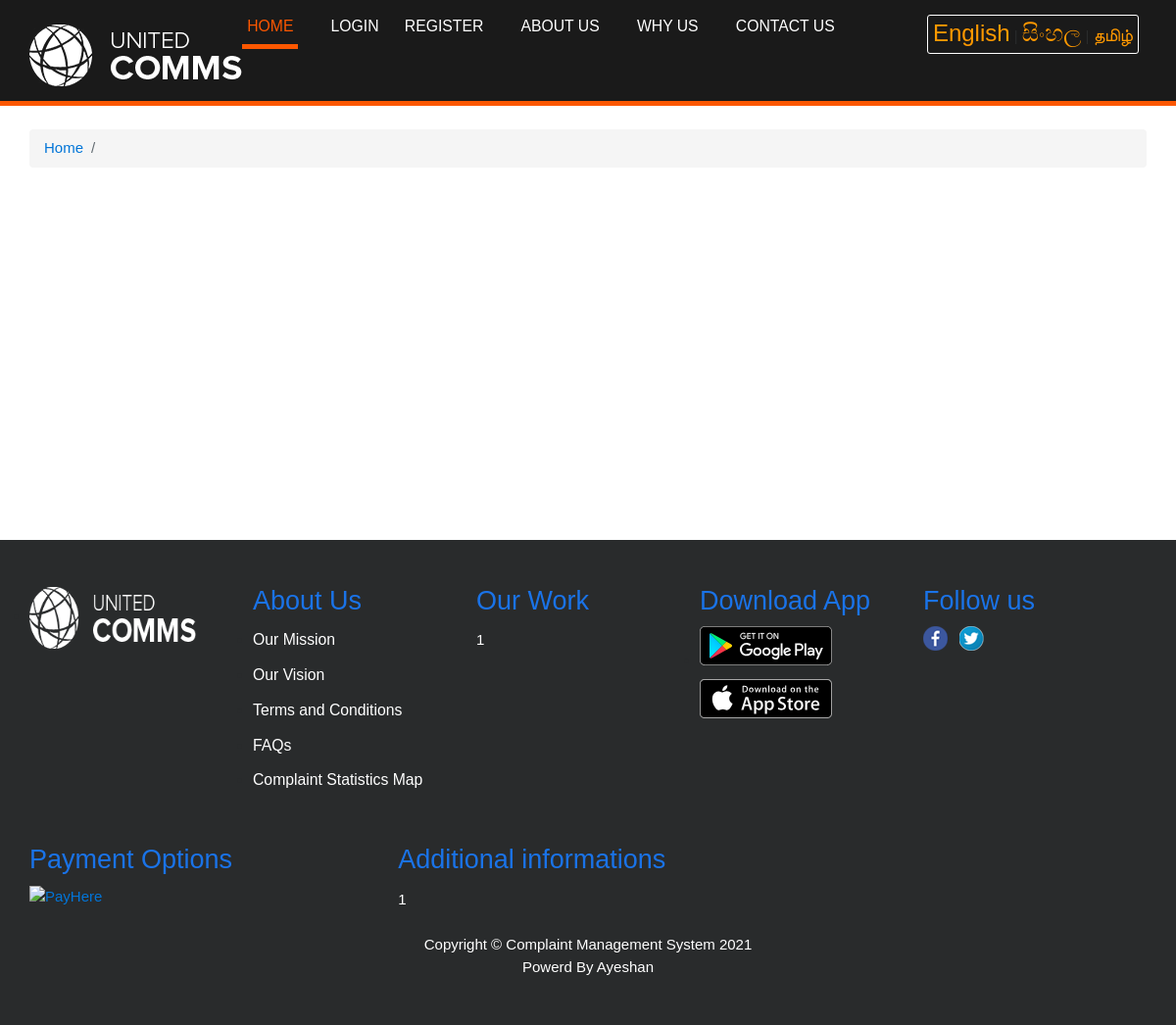
The app's page /page.php with its own data.
### tables this page shows
CREATE TABLE `genaralsetting` (
  `id` int(11) NOT NULL,
  `setting_name` varchar(250) NOT NULL,
  `setting_description` varchar(999) NOT NULL
);

CREATE TABLE `footerlink` (
  `id` int(11) NOT NULL,
  `name` varchar(255) NOT NULL,
  `link` varchar(255) NOT NULL
);

### lang.en.php (called while the page is built, shortened)
<?php
$language["welcome"] = "Welcome to CMS | Complaint Management System";
$language["tips_one_headr"] = "What for us ?";
$language["tips_one_details"] = "This is a place which you can complain about your issues without any corruption ,<b> which is the our particular service</b>";
$language["tips_two_headr"] = "What we do ?";
$language["tips_two_details"] = "you can complain about everything without any hesitation because <b>our services are 100 % legal and uncorrupted</b>.We can guarantee about that.";
$language["tips_third_headr"] = "What we actually expected";
$language["tips_third_details"] = "The reason behind this system was to reduce the problems in Sri Lanka without any corrections.for that <b>we created a system for you.</b>";
$language["closed_cmp"] = "Closed Complaints";
$language["inpro_cmp"] = "In Process Complaints";
$language["not_pro_cmp"] = "Not Process Complaints";
$language["cmp"] = "Complaint";
$language["cmp_type"] = "Complaint type";
$language["cmp_type_details"] = "For easy to put your complaint we created Specialize some Subjects";
$language["cmp_type_long"] = "Commonly in Sri Lanka facing those some kind of issues farley .More than that we subject wise divided by some specialized matters.We did some reachers for while to found this perticular subject which are seems like major and common issues in Sri Lanka.";
$language["trackcmpheader"] = "Track Complaint";
$language["trackcmpdetails"] = "If you use our service before this is your status and complaint details.you can track your complaint using this section whic is will be a easy for you to check your compaint status and details";
$language["trackcmpbutton"] = "Track Your Complaint";
$language["home"] = "Home";
$language["login"] = "Login";
$language["register"] = "Register";
$language["aboutus"] = "About Us";
$language["whyus"] = "Why us";
$language["contactus"] = "Contact Us";
$language["sendusmsg"] = "Send us a Message";
$language["fullname"] = "Full Name : ";
$language["phoneno"] = "Phone Number : ";
$language["email"] = "Email Address : ";
$language["message"] = "Message : ";
$language["sendmessage"] = "Send Message";
$language["conatctdetails"] = "Contact Details";
$language["addres"] = "Address :  ";
$language["track"] = "Track Your Complaint ";
$language["trackcmp"] = "Track Complaint ";
$language["entercmpno"] = "Enter Your Complaint No";
$language["submit"] = "Submit";
$language["thankyou"] = "Thank You!";
$language["cancel"] = "Opps !!";
$language["thankyouquote"] = "Your payment has been processed successfully.";
$language["cancelyouquote"] = "We Were Unable To Process Your Appeal, Please Try Again";
$language["havingtroble"] = "Having trouble?";
$language["backtoacc"] = "Go Back To Your Account";
$language["downloadapp"] = "Download App";
$language["followus"] = "Follow us";
$language["payoption"] = "Payment Options";
$language["mission"] = "Our Mission";
$language["vision"] = "Our Vision";
$language["terms"] = "Terms and Conditions";
$language["faqs"] = "FAQs";
$language["ourwork2"] = "Our Work";
$language["addiinfo2"] = "Additional informations";
$language["address2"] = "Address";
$language["cmpcount"] = "Complaint Statistics Map";
$language["errpagequote"] = "Ohh.....You Requested the page that is no longer There.";
$language["backtohome"] = "Back to Homepage";
?>
<?php
$pagetype=$_GET['type'];
?>
<?php
	include('config/config.php');
$query=mysqli_query($con,"SELECT * from services where id=1");
while($row=mysqli_fetch_array($query))
{
	$row2 = $row['header_en'];
?>
	<?php $language["header1"] = $row2 ;?>
<?php } ?>

### page.php (the view, shortened to what this page needs)
<?php
include('config/config.php');
?>
<?php
switch($_SESSION['lang']){
case 0:
include("lang.en.php");
break;
}
?>
<!DOCTYPE html>
<html lang="en">
<head>
    <link href="vendor/bootstrap/css/bootstrap.min.css" rel="stylesheet">
    <link href="vendor/font-awesome/css/font-awesome.min.css" rel="stylesheet" type="text/css">
    <link href="css/modern-business.css" rel="stylesheet">
    <link href="css/header_bootstrap.css" rel='stylesheet' type='text/css' />
    <link href="css/header_style.css" rel="stylesheet" type="text/css" media="all" />
    <link href="css/style_footer.css" rel="stylesheet" type="text/css">
</head>
<body>
<?php include('includes/header_page.php');?>
    <div class="container">
        <ol class="breadcrumb">
            <li class="breadcrumb-item">
                <a href="index.php">Home</a>
            </li>
            <li class="breadcrumb-item active"><?php echo $language["PageName"]; ?></li>
        </ol>
    </div>
    <br>
    <br>
    <br>
    <br>
    <br>
    <br>
    <br>
    <br>
    <br>
    <br>
    <br>
    <br>
    <br>
    <br>
    <br>
    <br>
<?php include('includes/footer.php');?>
</body>
</html>

### includes/header_page.php (shortened to what this page needs)
    <div class="header">
        <div class="container">
            <div class="logo">
                <?php $query=mysqli_query($con,"select setting_description from genaralsetting where id=4");
                while($row=mysqli_fetch_array($query))
                {
                ?>
                <?php $logophoto=$row['setting_description'];
                if($logophoto==""):
                ?>
                <a href="index.php"><img src="images/logo/logo.png" class="img-responsive" alt="" width="217" height="63" /></a>
                <?php else:?>
                    <a href="index.php"><img src="images/logo/<?php echo htmlentities($logophoto);?>" class="img-responsive" alt="" width="217" height="63"/></a>
                <?php endif;?><?php } ?>
            </div>
            <div class="header-right">
                 <selection style="
float: right;
    margin-right: 8px;
    border: 1px solid #fff;
    border-radius: 3px;
    padding-top: 0px;
    padding-bottom: 2px;
    padding-right: 5px;
    padding-left: 5px;
    text-align: auto;
">
<a href="?type=<?php echo $pagetype ; ?>&lang=en"  <?php if($lang == 'en'){?> style="color:#ff9900;" <?php } ?>><font size="5px" style="color:#ff9900;">English</font></a>&nbsp;|
<a href="?type=<?php echo $pagetype ; ?>&lang=si"  <?php if($lang == 'si'){?> style="color:#ff9900;" <?php } ?>><font size="5px" style="color:#ff9900;">සිංහල</font></a>&nbsp;|
<a href="?type=<?php echo $pagetype ; ?>&lang=ta"  <?php if($lang == 'ta'){?> style="color:#ff9900;" <?php } ?>><font size="4px" style="color:#ff9900;">தமிழ்</font></a></div></selection>
                <div class="top-menu">
                    <ul>
                        <li><a class="active" href="index.php"><?php echo $language["home"]; ?></a></li>
                        <li><a href="users/index.php"><?php echo $language["login"]; ?></a></li>
                        <li><a href="users/registration.php"><?php echo $language["register"]; ?></a></li>
                        <li><a href="page.php?type=aboutus"><?php echo $language["aboutus"]; ?></a></li>
                        <li><a href="page.php?type=whyus"><?php echo $language["whyus"]; ?></a></li>
                        <li><a href="contact.php"><?php echo $language["contactus"]; ?></a></li>
                    </ul>
                </div>
            </div>
            <div class="clearfix"></div>
        </div>

### includes/footer.php (shortened to what this page needs)
<footer class="py-5 bg-inverse">
      <div class="container">
          <div class="ftr-grid-main">
          	<?php $query=mysqli_query($con,"select setting_description from genaralsetting where id=4");
              while($row=mysqli_fetch_array($query))
              {
              ?>
		<div class="footer-grid">
			<ul>
				<li>
	                <?php $logophoto=$row['setting_description'];
	                if($logophoto==""):
	                ?>
              				<a href="index.php"><img src="images/logo/logo.png" class="img-responsive" alt="" width="170" height="63" /></a>
              			<?php else:?>
                  			<a href="index.php"><img src="images/logo/<?php echo htmlentities($logophoto);?>" class="img-responsive" alt="" width="170" height="63"/></a>
              			<?php endif;?><?php } ?>
              		</li>
			</ul>
		</div>
		<div class="footer-grid">
			<h3><?php echo $language["aboutus"]; ?></h3>
			<ul>
				<li><a href="page.php?type=mission"><?php echo $language["mission"]; ?></a></li>
				<li><a href="page.php?type=vision"><?php echo $language["vision"]; ?></a></li>
				<li><a href="page.php?type=terms"><?php echo $language["terms"]; ?></a></li>
				<li><a href="page.php?type=faqs"><?php echo $language["faqs"]; ?></a></li>
				<li><a href="map"><?php echo $language["cmpcount"]; ?></a></li>
			</ul>
		</div>
		<div class="footer-grid">
			<h3><?php echo $language["ourwork2"]; ?></h3>
			<p><?php echo $language["ourwork"]; ?></p>
		</div>
		<div class="footer-grid">
		<?php $query=mysqli_query($con,"SELECT * from footerlink where id=1");
        while($row=mysqli_fetch_array($query))
        {
        	$app = $row['link'];
        	$empty= "#";
        ?>
				<?php
				if($app==$empty)
	        	{?>
	        	<?php }
                      else {?>
                      	<h3><?php echo $language["downloadapp"]; ?></h3>
					<ul class="downloadapp-icon">
	        		<li><a href="<?php echo $app;?>" target="_blank" class="android"> </a></li>
				<?php } ?>
                      <?php }?>
                      <?php $query=mysqli_query($con,"SELECT * from footerlink where id=6");
        while($row=mysqli_fetch_array($query))
        {
        	$apple = $row['link'];
        	$empty= "#";
        ?>
				<?php
				if($apple==$empty)
	        	{?>
	        	<?php }
	        	else {?>
					<ul class="downloadappapple-icon">
	        		<li><a href="<?php echo $apple;?>" target="_blank" class="apple"> </a></li>
				<?php } ?>
                      <?php }?>
			</ul>
		</div>
		<div class="footer-grid">
		<?php $query=mysqli_query($con,"SELECT * from footerlink where id=2");
        while($row=mysqli_fetch_array($query))
        {
        	$fb = $row['link'];
        	$empty= "#";
        ?>
        <?php
				if($fb==$empty)
	        	{?>
	        	<?php }
                      else {?>
                      	<h3><?php echo $language["followus"]; ?></h3>
					<ul class="social-icon">
					<li><a href="<?php echo $fb;?>" target="_blank" class="fb"> </a></li>
				<?php } ?>
                      <?php }?>
			<?php $query=mysqli_query($con,"SELECT * from footerlink where id=3");
        while($row=mysqli_fetch_array($query))
        {
        	$twiter = $row['link'];
        	$empty= "#";
        ?>
        <?php
				if($twiter==$empty)
	        	{?>
	        	<?php }
                      else {?>
					<li><a href="<?php echo $twiter;?>" target="_blank" class="tw"> </a></li>
				<?php } ?>
                      <?php }?>
			</ul>
		</div>
    </div>
    <div class="ftr-bottom">
    	<div class="ftr-bottom-grid">
    		<h3><?php echo $language["payoption"]; ?></h3>
			<ul>
			   <a href="https://www.payhere.lk" target="_blank"><img src="https://www.payhere.lk/downloads/images/payhere_short_banner.png" alt="PayHere" width="250"/></a>
			</ul>
    	</div>
    	<div class="ftr-bottom-grid">
    		<h3><?php echo $language["addiinfo2"]; ?></h3>
			<p><?php echo $language["addiinfo"]; ?></p>
    	</div>
    	<div>
    		<br>
    		<?php
    		$query=mysqli_query($con,"SELECT setting_description FROM genaralsetting where id=3");
                   while($row=mysqli_fetch_array($query))
                   {
				$currentyear = date( 'Y', time () );
    		?>
    		<?php $query=mysqli_query($con,"SELECT * from footerlink where id=4");
            while($row=mysqli_fetch_array($query))
            {
            	$copyright = $row['name'];
            ?>
            <?php
            if(empty($copyright))
            {?>
	        <?php }
                  else {?>
    			<p class="m-0 text-center text-white">Copyright &copy; <a href="<?php echo htmlentities($row['link']);?>" style="color: white"><?php echo htmlentities($row['name']);?></a> <?php echo $currentyear;?></p>
    		<?php } ?>
    		<?php $query=mysqli_query($con,"SELECT * from footerlink where id=5");
            while($row=mysqli_fetch_array($query))
            {
            	$made = $row['name'];
            ?>
            <?php
            if(empty($made))
            {?>
	        <?php }
                  else {?>
    			<p class="m-0 text-center text-white"><a href="<?php echo htmlentities($row['link']);?>" style="color: white"><?php echo ($row['name']);?></p></a>
    		<?php } ?>
    	</div><?php } ?><?php } ?><?php } ?>
    </div>
</div>
  </footer>

### css/modern-business.css (style rules this page uses)
body { padding-top: 54px; }
@media (min-width: 992px) { body { padding-top: 56px; } }

### css/header_style.css (style rules this page uses)
body { padding:0; margin:0; font-family: sans-serif; font-size: 15px; background:#fff; }
body a { transition:0.5s all; -webkit-transition:0.5s all; -moz-transition:0.5s all; -o-transition:0.5s all; -ms-transition:0.5s all; }
h1,h2,h3,h4,h5,h6 { margin:0; }
p { margin:0; }
ul { margin:0; padding:0; }
.header { background:#1a1a1a; padding:1em 0; border-bottom:5px solid #fc5700; }
.logo { float:left; margin-top: 13px; }
.header-right { float:right; }
.top-menu ul li { display:inline-block; margin: 0 0.8em; }
.top-menu ul li:nth-child(6) { margin-right: 0; }
.top-menu ul li a { text-decoration: none; color: #fff; text-transform: uppercase; font-weight: 500; font-size: 1.1em; padding: 10px 5px; }
.top-menu ul li a.active { border-bottom:5px solid #fc5700; color:#fc5700; }
@media screen and (max-width: 1366px) { .top-menu ul li a { font-size: 1.05em; } }
@media screen and (max-width: 1366px) { .logo { margin-top: 10px; width: 19%; } }
@media screen and (max-width: 1280px) { .logo { width: 18%; } }

### css/style_footer.css (style rules this page uses)
.footer-grid h3 { font-size: 1.8em; color:#1a73e8; margin-bottom: 0.4em; font-family: 'Ubuntu', sans-serif; }
.footer-grid { float: left; width: 20%; }
.footer-grid ul li a { font-size: 1.05em; color:#ffffff; line-height: 1.8em; }
.footer-grid ul li { margin-bottom: 0.5em; }
.footer-grid p { font-size: 1em; color:#ffffff; line-height: 1.8em; width: 80%; }
.footer-grid ul.social-icon li { display:inline-block; }
.footer-grid ul.social-icon li a { background: url(../images/footer/t-icn.png)no-repeat; width: 25px; height: 25px; display: inline-block; margin-right: 0.5em; }
.footer-grid ul.downloadapp-icon li a { background: url(../images/footer/google-play-badge.svg)no-repeat; width: 140px; height: 40px; display: inline-block; margin-right: 0.5em; }
.footer-grid ul.downloadapp-icon li a.android { background-position: 0px 0px; }
.footer-grid ul.downloadappapple-icon li a { background: url(../images/footer/app-store-apple.svg)no-repeat; width: 140px; height: 40px; display: inline-block; margin-right: 0.5em; }
.footer-grid ul.downloadappapple-icon li a.apple { background-position: 0px 0px; }
.footer-grid ul.social-icon li a.fb { background-position: 0px 0px; }
.footer-grid ul.social-icon li a.tw { background-position: -27px 0px; }
.ftr-bottom-grid { float: left; width: 33%; }
.ftr-bottom { margin-top: 3em; }
.ftr-bottom-grid h3 { font-size: 1.8em; color: #1a73e8; margin-bottom: 0.4em; font-family: 'Ubuntu', sans-serif; }
.ftr-bottom-grid p { font-size: 1em; color:#ffffff; line-height: 1.8em; width: 90%; }
@media (max-width:1366px) { .footer-grid p { width: 85%; } }
@media (max-width:1280px) { .footer-grid p { width: 93%; } }

### records on screen
genaralsetting: setting_description (picture)
footerlink: name "Complaint Management System", currentyear "2021"
footerlink: name "Powerd By Ayeshan"

### other values on screen
$language["home"] "HOME"
$language["login"] "LOGIN"
$language["register"] "REGISTER"
$language["aboutus"] "ABOUT US"
$language["whyus"] "WHY US"
$language["contactus"] "CONTACT US"
$language["aboutus"] "About Us"
$language["mission"] "Our Mission"
$language["vision"] "Our Vision"
$language["terms"] "Terms and Conditions"
$language["faqs"] "FAQs"
$language["cmpcount"] "Complaint Statistics Map"
$language["ourwork2"] "Our Work"
$language["ourwork"] "1"
$language["payoption"] "Payment Options"
